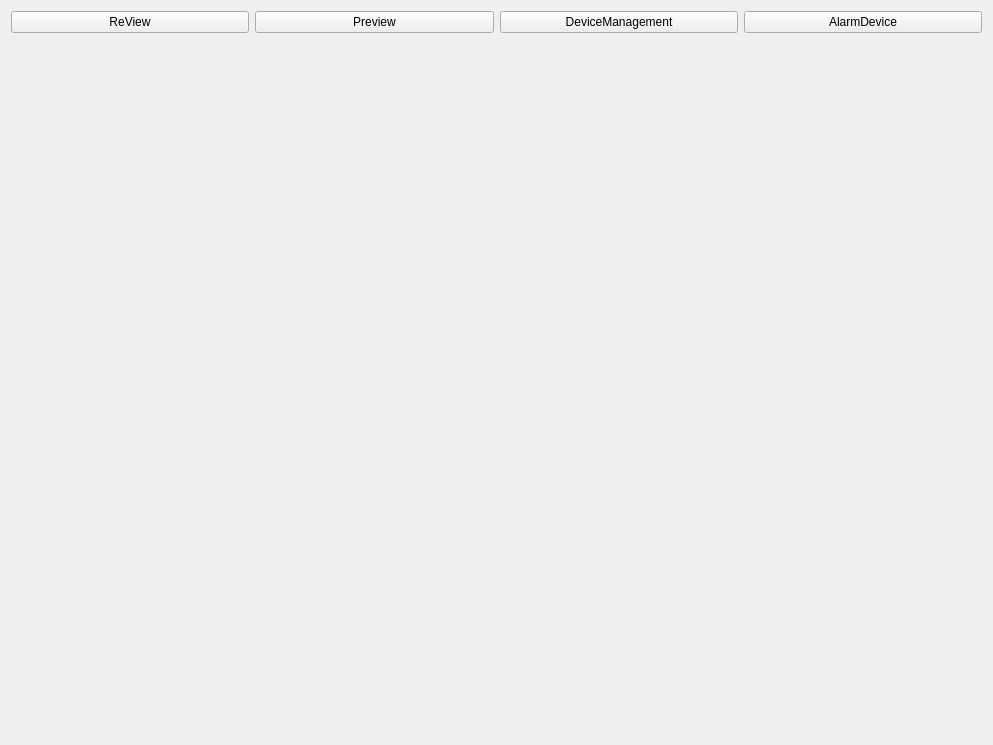
<?xml version="1.0" encoding="UTF-8"?>
<ui version="4.0">
 <class>CHikVisionMonitorClass</class>
 <widget class="QWidget" name="CHikVisionMonitorClass">
  <property name="geometry">
   <rect>
    <x>0</x>
    <y>0</y>
    <width>993</width>
    <height>745</height>
   </rect>
  </property>
  <property name="windowTitle">
   <string>CHikVisionMonitor</string>
  </property>
  <property name="autoFillBackground">
   <bool>false</bool>
  </property>
  <layout class="QGridLayout" name="gridLayout_3">
   <item row="0" column="0">
    <layout class="QHBoxLayout" name="horizontalLayout">
     <item>
      <widget class="QPushButton" name="ReviewButton">
       <property name="text">
        <string>ReView</string>
       </property>
      </widget>
     </item>
     <item>
      <widget class="QPushButton" name="PreviewButton">
       <property name="text">
        <string>Preview</string>
       </property>
      </widget>
     </item>
     <item>
      <widget class="QPushButton" name="ManagementButton">
       <property name="text">
        <string>DeviceManagement</string>
       </property>
      </widget>
     </item>
     <item>
      <widget class="QPushButton" name="alarmDeviceButton">
       <property name="text">
        <string>AlarmDevice</string>
       </property>
      </widget>
     </item>
    </layout>
   </item>
   <item row="1" column="0">
    <widget class="QStackedWidget" name="stackedWidget">
     <property name="autoFillBackground">
      <bool>true</bool>
     </property>
     <property name="currentIndex">
      <number>3</number>
     </property>
     <widget class="QWidget" name="PreviewPage">
      <layout class="QGridLayout" name="gridLayout_9" rowstretch="0,0" columnstretch="0,2,2,2,2">
       <property name="sizeConstraint">
        <enum>QLayout::SetDefaultConstraint</enum>
       </property>
       <property name="horizontalSpacing">
        <number>6</number>
       </property>
       <property name="verticalSpacing">
        <number>0</number>
       </property>
       <item row="1" column="1">
        <widget class="QPushButton" name="StopPreviewButton">
         <property name="text">
          <string>StopPreview</string>
         </property>
        </widget>
       </item>
       <item row="0" column="1" colspan="4">
        <layout class="QGridLayout" name="gridLayout" rowstretch="0,0" columnstretch="0,0" columnminimumwidth="0,0">
         <property name="sizeConstraint">
          <enum>QLayout::SetMaximumSize</enum>
         </property>
         <property name="leftMargin">
          <number>0</number>
         </property>
         <property name="topMargin">
          <number>0</number>
         </property>
         <property name="bottomMargin">
          <number>0</number>
         </property>
         <property name="horizontalSpacing">
          <number>6</number>
         </property>
         <property name="verticalSpacing">
          <number>0</number>
         </property>
         <item row="0" column="0">
          <widget class="QFrame" name="frame">
           <property name="frameShape">
            <enum>QFrame::StyledPanel</enum>
           </property>
           <property name="frameShadow">
            <enum>QFrame::Raised</enum>
           </property>
           <layout class="QGridLayout" name="gridLayout_4" rowstretch="0" columnstretch="0">
            <property name="sizeConstraint">
             <enum>QLayout::SetDefaultConstraint</enum>
            </property>
            <property name="leftMargin">
             <number>0</number>
            </property>
            <property name="topMargin">
             <number>0</number>
            </property>
            <property name="rightMargin">
             <number>0</number>
            </property>
            <property name="bottomMargin">
             <number>0</number>
            </property>
            <item row="0" column="0">
             <widget class="CMyLabel" name="label">
              <property name="enabled">
               <bool>true</bool>
              </property>
              <property name="autoFillBackground">
               <bool>false</bool>
              </property>
              <property name="frameShape">
               <enum>QFrame::Box</enum>
              </property>
              <property name="frameShadow">
               <enum>QFrame::Sunken</enum>
              </property>
              <property name="text">
               <string>&lt;html&gt;&lt;head/&gt;&lt;body&gt;&lt;p align=&quot;center&quot;&gt;&lt;span style=&quot; font-size:36pt; font-weight:600; font-style:italic;&quot;&gt;Camara&lt;/span&gt;&lt;/p&gt;&lt;/body&gt;&lt;/html&gt;</string>
              </property>
              <property name="textFormat">
               <enum>Qt::AutoText</enum>
              </property>
              <property name="scaledContents">
               <bool>false</bool>
              </property>
              <property name="wordWrap">
               <bool>false</bool>
              </property>
              <property name="openExternalLinks">
               <bool>false</bool>
              </property>
             </widget>
            </item>
           </layout>
          </widget>
         </item>
         <item row="0" column="1">
          <widget class="QFrame" name="frame_2">
           <property name="frameShape">
            <enum>QFrame::StyledPanel</enum>
           </property>
           <property name="frameShadow">
            <enum>QFrame::Raised</enum>
           </property>
           <layout class="QGridLayout" name="gridLayout_6">
            <property name="leftMargin">
             <number>0</number>
            </property>
            <property name="topMargin">
             <number>0</number>
            </property>
            <property name="rightMargin">
             <number>0</number>
            </property>
            <property name="bottomMargin">
             <number>0</number>
            </property>
            <item row="0" column="0">
             <widget class="CMyLabel" name="label_2">
              <property name="frameShape">
               <enum>QFrame::Box</enum>
              </property>
              <property name="frameShadow">
               <enum>QFrame::Sunken</enum>
              </property>
              <property name="midLineWidth">
               <number>0</number>
              </property>
              <property name="text">
               <string>&lt;html&gt;&lt;head/&gt;&lt;body&gt;&lt;p align=&quot;center&quot;&gt;&lt;span style=&quot; font-size:36pt; font-weight:600; font-style:italic;&quot;&gt;Camara&lt;/span&gt;&lt;/p&gt;&lt;/body&gt;&lt;/html&gt;</string>
              </property>
             </widget>
            </item>
           </layout>
          </widget>
         </item>
         <item row="1" column="0">
          <widget class="QFrame" name="frame_3">
           <property name="frameShape">
            <enum>QFrame::StyledPanel</enum>
           </property>
           <property name="frameShadow">
            <enum>QFrame::Raised</enum>
           </property>
           <layout class="QGridLayout" name="gridLayout_7">
            <property name="leftMargin">
             <number>0</number>
            </property>
            <property name="topMargin">
             <number>0</number>
            </property>
            <property name="rightMargin">
             <number>0</number>
            </property>
            <property name="bottomMargin">
             <number>0</number>
            </property>
            <item row="0" column="0">
             <widget class="CMyLabel" name="label_3">
              <property name="frameShape">
               <enum>QFrame::Box</enum>
              </property>
              <property name="frameShadow">
               <enum>QFrame::Sunken</enum>
              </property>
              <property name="text">
               <string>&lt;html&gt;&lt;head/&gt;&lt;body&gt;&lt;p align=&quot;center&quot;&gt;&lt;span style=&quot; font-size:36pt; font-weight:600; font-style:italic;&quot;&gt;Camara&lt;/span&gt;&lt;/p&gt;&lt;/body&gt;&lt;/html&gt;</string>
              </property>
             </widget>
            </item>
           </layout>
          </widget>
         </item>
         <item row="1" column="1">
          <widget class="QFrame" name="frame_4">
           <property name="frameShape">
            <enum>QFrame::StyledPanel</enum>
           </property>
           <property name="frameShadow">
            <enum>QFrame::Raised</enum>
           </property>
           <layout class="QGridLayout" name="gridLayout_8" rowstretch="0">
            <property name="sizeConstraint">
             <enum>QLayout::SetDefaultConstraint</enum>
            </property>
            <property name="leftMargin">
             <number>0</number>
            </property>
            <property name="topMargin">
             <number>0</number>
            </property>
            <property name="rightMargin">
             <number>0</number>
            </property>
            <property name="bottomMargin">
             <number>0</number>
            </property>
            <item row="0" column="0">
             <widget class="CMyLabel" name="label_4">
              <property name="frameShape">
               <enum>QFrame::Box</enum>
              </property>
              <property name="frameShadow">
               <enum>QFrame::Sunken</enum>
              </property>
              <property name="text">
               <string>&lt;html&gt;&lt;head/&gt;&lt;body&gt;&lt;p align=&quot;center&quot;&gt;&lt;span style=&quot; font-size:36pt; font-weight:600; font-style:italic;&quot;&gt;Camara&lt;/span&gt;&lt;/p&gt;&lt;/body&gt;&lt;/html&gt;</string>
              </property>
              <property name="scaledContents">
               <bool>false</bool>
              </property>
              <property name="alignment">
               <set>Qt::AlignLeading|Qt::AlignLeft|Qt::AlignVCenter</set>
              </property>
              <property name="margin">
               <number>0</number>
              </property>
              <property name="indent">
               <number>-1</number>
              </property>
              <property name="openExternalLinks">
               <bool>false</bool>
              </property>
             </widget>
            </item>
           </layout>
          </widget>
         </item>
        </layout>
       </item>
       <item row="1" column="2">
        <widget class="QCheckBox" name="videoCheckBox">
         <property name="text">
          <string/>
         </property>
        </widget>
       </item>
       <item row="1" column="4">
        <widget class="QSlider" name="soundSlider">
         <property name="maximum">
          <number>100</number>
         </property>
         <property name="singleStep">
          <number>5</number>
         </property>
         <property name="pageStep">
          <number>5</number>
         </property>
         <property name="value">
          <number>50</number>
         </property>
         <property name="tracking">
          <bool>true</bool>
         </property>
         <property name="orientation">
          <enum>Qt::Horizontal</enum>
         </property>
         <property name="invertedAppearance">
          <bool>false</bool>
         </property>
         <property name="tickPosition">
          <enum>QSlider::NoTicks</enum>
         </property>
        </widget>
       </item>
       <item row="1" column="3">
        <widget class="QPushButton" name="soundButton">
         <property name="text">
          <string>OpenSound</string>
         </property>
        </widget>
       </item>
       <item row="0" column="0">
        <widget class="QTreeView" name="treeView">
         <property name="verticalScrollBarPolicy">
          <enum>Qt::ScrollBarAsNeeded</enum>
         </property>
         <property name="horizontalScrollBarPolicy">
          <enum>Qt::ScrollBarAsNeeded</enum>
         </property>
         <property name="sizeAdjustPolicy">
          <enum>QAbstractScrollArea::AdjustIgnored</enum>
         </property>
         <property name="textElideMode">
          <enum>Qt::ElideLeft</enum>
         </property>
         <property name="autoExpandDelay">
          <number>-1</number>
         </property>
         <property name="indentation">
          <number>20</number>
         </property>
         <property name="uniformRowHeights">
          <bool>false</bool>
         </property>
         <property name="itemsExpandable">
          <bool>true</bool>
         </property>
         <property name="wordWrap">
          <bool>false</bool>
         </property>
         <attribute name="headerDefaultSectionSize">
          <number>100</number>
         </attribute>
         <attribute name="headerMinimumSectionSize">
          <number>25</number>
         </attribute>
        </widget>
       </item>
      </layout>
     </widget>
     <widget class="QWidget" name="ReviewPage">
      <layout class="QGridLayout" name="gridLayout_13" columnstretch="0,0,10">
       <item row="0" column="0">
        <widget class="QLabel" name="TimeBeginLabel">
         <property name="text">
          <string>开始时间：</string>
         </property>
         <property name="alignment">
          <set>Qt::AlignRight|Qt::AlignTrailing|Qt::AlignVCenter</set>
         </property>
        </widget>
       </item>
       <item row="1" column="0">
        <widget class="QLabel" name="TimeEndLabel">
         <property name="text">
          <string>结束时间：</string>
         </property>
         <property name="alignment">
          <set>Qt::AlignRight|Qt::AlignTrailing|Qt::AlignVCenter</set>
         </property>
        </widget>
       </item>
       <item row="0" column="1" rowspan="2">
        <layout class="QVBoxLayout" name="verticalLayout">
         <item>
          <widget class="QDateTimeEdit" name="BeginDateTimeEdit">
           <property name="dateTime">
            <datetime>
             <hour>0</hour>
             <minute>0</minute>
             <second>0</second>
             <year>2021</year>
             <month>6</month>
             <day>15</day>
            </datetime>
           </property>
           <property name="calendarPopup">
            <bool>true</bool>
           </property>
          </widget>
         </item>
         <item>
          <widget class="QDateTimeEdit" name="EndDateTimeEdit">
           <property name="dateTime">
            <datetime>
             <hour>15</hour>
             <minute>0</minute>
             <second>0</second>
             <year>2021</year>
             <month>6</month>
             <day>16</day>
            </datetime>
           </property>
           <property name="calendarPopup">
            <bool>true</bool>
           </property>
          </widget>
         </item>
        </layout>
       </item>
       <item row="0" column="2" rowspan="4">
        <layout class="QGridLayout" name="gridLayout_12">
         <item row="0" column="0">
          <widget class="QFrame" name="reviewFrame">
           <property name="frameShape">
            <enum>QFrame::StyledPanel</enum>
           </property>
           <property name="frameShadow">
            <enum>QFrame::Raised</enum>
           </property>
           <layout class="QGridLayout" name="gridLayout_2">
            <property name="leftMargin">
             <number>0</number>
            </property>
            <property name="topMargin">
             <number>0</number>
            </property>
            <property name="rightMargin">
             <number>0</number>
            </property>
            <property name="bottomMargin">
             <number>0</number>
            </property>
            <item row="0" column="0">
             <widget class="CMyLabel" name="ReviewLabel">
              <property name="enabled">
               <bool>true</bool>
              </property>
              <property name="autoFillBackground">
               <bool>false</bool>
              </property>
              <property name="frameShape">
               <enum>QFrame::Box</enum>
              </property>
              <property name="frameShadow">
               <enum>QFrame::Plain</enum>
              </property>
              <property name="lineWidth">
               <number>1</number>
              </property>
              <property name="text">
               <string>&lt;html&gt;&lt;head/&gt;&lt;body&gt;&lt;p align=&quot;center&quot;&gt;&lt;span style=&quot; font-size:36pt; font-weight:600; font-style:italic;&quot;&gt;Camara&lt;/span&gt;&lt;/p&gt;&lt;/body&gt;&lt;/html&gt;</string>
              </property>
              <property name="textFormat">
               <enum>Qt::AutoText</enum>
              </property>
              <property name="scaledContents">
               <bool>false</bool>
              </property>
              <property name="wordWrap">
               <bool>false</bool>
              </property>
              <property name="openExternalLinks">
               <bool>false</bool>
              </property>
             </widget>
            </item>
           </layout>
          </widget>
         </item>
         <item row="0" column="1">
          <widget class="QFrame" name="reviewFrame2">
           <property name="frameShape">
            <enum>QFrame::StyledPanel</enum>
           </property>
           <property name="frameShadow">
            <enum>QFrame::Raised</enum>
           </property>
           <layout class="QGridLayout" name="gridLayout_5">
            <property name="leftMargin">
             <number>0</number>
            </property>
            <property name="topMargin">
             <number>0</number>
            </property>
            <property name="rightMargin">
             <number>0</number>
            </property>
            <property name="bottomMargin">
             <number>0</number>
            </property>
            <item row="0" column="0">
             <widget class="CMyLabel" name="ReviewLabel_2">
              <property name="frameShape">
               <enum>QFrame::Box</enum>
              </property>
              <property name="frameShadow">
               <enum>QFrame::Plain</enum>
              </property>
              <property name="midLineWidth">
               <number>1</number>
              </property>
              <property name="text">
               <string>&lt;html&gt;&lt;head/&gt;&lt;body&gt;&lt;p align=&quot;center&quot;&gt;&lt;span style=&quot; font-size:36pt; font-weight:600; font-style:italic;&quot;&gt;Camara&lt;/span&gt;&lt;/p&gt;&lt;/body&gt;&lt;/html&gt;</string>
              </property>
             </widget>
            </item>
           </layout>
          </widget>
         </item>
         <item row="1" column="0">
          <widget class="QFrame" name="reviewFrame3">
           <property name="frameShape">
            <enum>QFrame::StyledPanel</enum>
           </property>
           <property name="frameShadow">
            <enum>QFrame::Raised</enum>
           </property>
           <layout class="QGridLayout" name="gridLayout_10">
            <property name="leftMargin">
             <number>0</number>
            </property>
            <property name="topMargin">
             <number>0</number>
            </property>
            <property name="rightMargin">
             <number>0</number>
            </property>
            <property name="bottomMargin">
             <number>0</number>
            </property>
            <item row="0" column="0">
             <widget class="CMyLabel" name="ReviewLabel_3">
              <property name="frameShape">
               <enum>QFrame::Box</enum>
              </property>
              <property name="text">
               <string>&lt;html&gt;&lt;head/&gt;&lt;body&gt;&lt;p align=&quot;center&quot;&gt;&lt;span style=&quot; font-size:36pt; font-weight:600; font-style:italic;&quot;&gt;Camara&lt;/span&gt;&lt;/p&gt;&lt;/body&gt;&lt;/html&gt;</string>
              </property>
             </widget>
            </item>
           </layout>
          </widget>
         </item>
         <item row="1" column="1">
          <widget class="QFrame" name="reviewFrame4">
           <property name="frameShape">
            <enum>QFrame::StyledPanel</enum>
           </property>
           <property name="frameShadow">
            <enum>QFrame::Raised</enum>
           </property>
           <layout class="QGridLayout" name="gridLayout_11">
            <property name="leftMargin">
             <number>0</number>
            </property>
            <property name="topMargin">
             <number>0</number>
            </property>
            <property name="rightMargin">
             <number>0</number>
            </property>
            <property name="bottomMargin">
             <number>0</number>
            </property>
            <item row="0" column="0">
             <widget class="CMyLabel" name="ReviewLabel_4">
              <property name="frameShape">
               <enum>QFrame::Box</enum>
              </property>
              <property name="text">
               <string>&lt;html&gt;&lt;head/&gt;&lt;body&gt;&lt;p align=&quot;center&quot;&gt;&lt;span style=&quot; font-size:36pt; font-weight:600; font-style:italic;&quot;&gt;Camara&lt;/span&gt;&lt;/p&gt;&lt;/body&gt;&lt;/html&gt;</string>
              </property>
             </widget>
            </item>
           </layout>
          </widget>
         </item>
        </layout>
       </item>
       <item row="2" column="0" colspan="2">
        <widget class="QTreeView" name="ReviewTreeView"/>
       </item>
       <item row="3" column="0" colspan="2">
        <widget class="QListView" name="reviewFilelistView"/>
       </item>
       <item row="4" column="0" colspan="3">
        <layout class="QHBoxLayout" name="horizontalLayout_4" stretch="0,0,0,0,0,0,0,0,0,0">
         <item>
          <widget class="CMyLabel" name="reviewStepBackLabel">
           <property name="text">
            <string/>
           </property>
           <property name="pixmap">
            <pixmap resource="CHikVisionMonitor.qrc">:/CHikVisionMonitor/Resources/stepback.png</pixmap>
           </property>
           <property name="alignment">
            <set>Qt::AlignRight|Qt::AlignTrailing|Qt::AlignVCenter</set>
           </property>
          </widget>
         </item>
         <item>
          <widget class="QLabel" name="totalTimeLabel">
           <property name="text">
            <string/>
           </property>
           <property name="alignment">
            <set>Qt::AlignCenter</set>
           </property>
          </widget>
         </item>
         <item>
          <widget class="CMyLabel" name="reviewStepOnLabel">
           <property name="text">
            <string/>
           </property>
           <property name="pixmap">
            <pixmap resource="CHikVisionMonitor.qrc">:/CHikVisionMonitor/Resources/stepon.png</pixmap>
           </property>
          </widget>
         </item>
         <item>
          <widget class="QPushButton" name="stopButton">
           <property name="text">
            <string>stop</string>
           </property>
          </widget>
         </item>
         <item>
          <widget class="QPushButton" name="pauseButton">
           <property name="text">
            <string>pause</string>
           </property>
          </widget>
         </item>
         <item>
          <widget class="QPushButton" name="replayButton">
           <property name="text">
            <string>repaly</string>
           </property>
          </widget>
         </item>
         <item>
          <widget class="QPushButton" name="slowPlayButton">
           <property name="text">
            <string>slowplay</string>
           </property>
          </widget>
         </item>
         <item>
          <widget class="QPushButton" name="quickPlayButton">
           <property name="text">
            <string>quickplay</string>
           </property>
          </widget>
         </item>
         <item>
          <widget class="QPushButton" name="normalPlayButton">
           <property name="text">
            <string>normalplay</string>
           </property>
          </widget>
         </item>
         <item>
          <widget class="QPushButton" name="singleFrameButton">
           <property name="text">
            <string>singleframe</string>
           </property>
          </widget>
         </item>
        </layout>
       </item>
      </layout>
     </widget>
     <widget class="CDeviceManagement" name="DeviceManagementPage"/>
     <widget class="CAlarmDevice" name="AlarmDevicePage"/>
    </widget>
   </item>
  </layout>
 </widget>
 <layoutdefault spacing="6" margin="11"/>
 <customwidgets>
  <customwidget>
   <class>CMyLabel</class>
   <extends>QLabel</extends>
   <header location="global">mylabel.h</header>
  </customwidget>
  <customwidget>
   <class>CDeviceManagement</class>
   <extends>QWidget</extends>
   <header>cdevicemanagement.h</header>
   <container>1</container>
  </customwidget>
  <customwidget>
   <class>CAlarmDevice</class>
   <extends>QWidget</extends>
   <header>Alarmdevice.h</header>
   <container>1</container>
  </customwidget>
 </customwidgets>
 <resources>
  <include location="CHikVisionMonitor.qrc"/>
 </resources>
 <connections/>
</ui>
